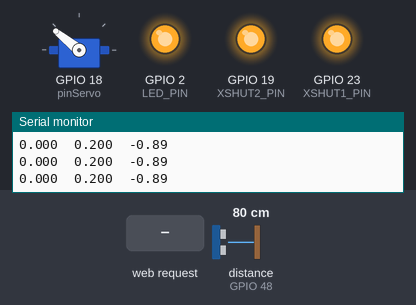
Recording of a sketch running on a simulated ESP32. On the bench: servo, output pins drawn as LEDs (lit = HIGH), the last lines printed to the serial monitor. Inputs (shaded band) come from the test bench; at power-on: distance to the obstacle (sensor on GPIO 48) 80 cm. WiFi joins after 1.5 s; servers stay silent unless stated.

Above: at 7.3 s.
7.4 s: HTTP request GET /update?kp=120 received
At 8.0 s:
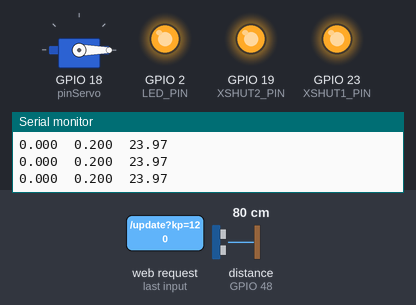
8.9 s: HTTP request GET /update?kp=1&ki=1&kd=1 received
At 9.3 s:
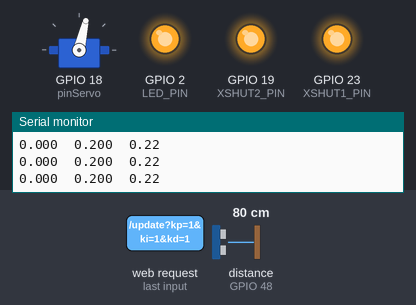
10.4 s: distance to the obstacle (sensor on GPIO 48) set to 2 cm
At 11.7 s:
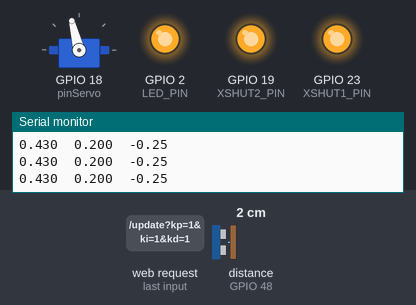
12.0 s: distance to the obstacle (sensor on GPIO 48) set to 9 cm
At 12.08 s:
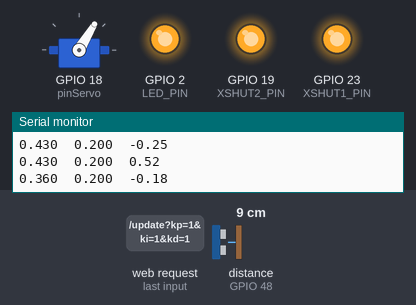
13.6 s: distance to the obstacle (sensor on GPIO 48) set to 4 cm
At 14.5 s:
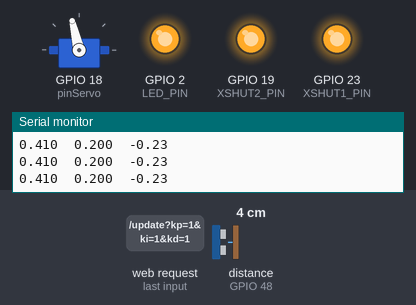
15.2 s: distance to the obstacle (sensor on GPIO 48) set to 60 cm
At 15.8 s:
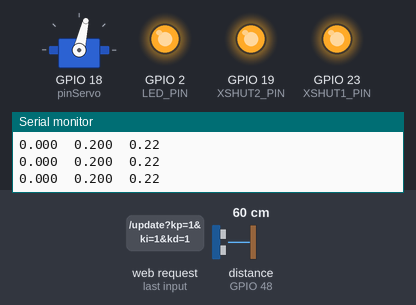
Timing chart, 0 to 17.8 s (numbered marks = the images above; inputs shaded):
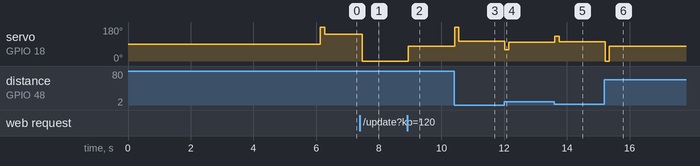

The sketch:

controlpid.ino
```cpp
#include <ESP32Servo.h>
#include <Wire.h>
#include <Adafruit_VL53L0X.h>
#include <math.h>

// lib wifi
#include <WiFi.h>
#include <WebServer.h>


// ==== PID por defecto ====
float Kp = -4.330;
float Ki =  -1.396;
float Kd =  -4.398;
float Ts = 0.1;
float ref = 0.2;
float distancia1 = 0.2;
float error = 0.0;
int angulo = 90;

int usarReferenciaFisica = 0;

// ==== PID Interno ====
float integral = 0.0;
float error_anterior = 0.0;

// ==== Servo ====
Servo miServo;
int pinServo = 18;

// === Pines XSHUT de cada VL53L0X ===
#define SDA_PIN 21
#define SCL_PIN 22
#define XSHUT1_PIN 23
#define XSHUT2_PIN 19

// ==== Objetos para cada sensor ====
Adafruit_VL53L0X lox1 = Adafruit_VL53L0X();
Adafruit_VL53L0X lox2 = Adafruit_VL53L0X();


// === Variables de filtrado ===
const int N = 5;  // tamaño de ventana
float ref_buffer[N];
int ref_index = 0;
float ref_sum = 0;
int ref_count = 0;


// === Conexion internet ===
// ===== LED indicador =====
const int LED_PIN = 2;

// ===== Servidor HTTP =====
WebServer server(80);

// ===== CONFIGURACIÓN WIFI =====
const char* ssid = "lab_control";
const char* password = "lab_control";

bool serverIniciado = false;


void setup() {
  Serial.begin(115200);
  // WiFi
  startWifi();

  // Servo
  ESP32PWM::allocateTimer(0);
  ESP32PWM::allocateTimer(1);
  ESP32PWM::allocateTimer(2);
  ESP32PWM::allocateTimer(3);
  miServo.setPeriodHertz(50);
  miServo.attach(pinServo, 500, 2400);
  miServo.write(90);

  // I2C
  Wire.begin(SDA_PIN, SCL_PIN);

  inicializarSensoresLaser();

}

void loop() {
  // ===== WiFi ====
  // Verificar conexión WiFi
  if (WiFi.status() == WL_CONNECTED) {
    digitalWrite(LED_PIN, HIGH);
    // Si antes no estaba iniciado el servidor, iniciarlo ahora
    if (!serverIniciado) {
      server.on("/update", handleUpdate);
      server.on("/datos", handleDatos);
      server.begin();
      Serial.println("Servidor HTTP iniciado (loop).");
      serverIniciado = true;
    }
  } else {
    digitalWrite(LED_PIN, LOW);
    serverIniciado = false;
  }

  // Atender peticiones HTTP entrantes
  if (serverIniciado){
    server.handleClient();
  }


  // ===== Lecturas =====
  distancia1 = leerSensor(lox1);

  if (distancia1 < 0){
    distancia1 = 0;
  }

  if(WiFi.status() != WL_CONNECTED || usarReferenciaFisica){
    float distancia2 = leerSensor(lox2);
    ref = distancia2 + 0.01;

    if (ref < 0){
      ref = 0;
    }
  }

  // ===== Calcular error =====
  error = ref - distancia1;

  // ===== Zona muerta =====
  if (fabs(error) < 0.001) {
    error = 0;
  }

  // ====== PID ======
  float proporcional = Kp * error;
  float integral_provisional = integral + error * Ki * Ts;
  float derivativo = Kd * (error - error_anterior) / Ts;

  float control_rad = (proporcional + integral_provisional + derivativo);

  Serial.println(control_rad);


  float control_deg = -1* control_rad * 180.0f / (float)M_PI;

  control_deg = constrain(control_deg, -90, 90);

  // ====== Normalizar y saturar ======
  angulo = control_deg + 90;


  miServo.write((int)angulo);
  error_anterior = error;

  // ===== Monitor =====
  Serial.print(distancia1, 3);
  Serial.print('\t');        // tabulación
  Serial.print(ref, 3);
  Serial.print('\t');
  //Serial.println(angulo, 1); // última con salto de línea


  delay((int)(Ts * 1000));
}


// === Funciones ===


// ==== Función para leer sensor láser ====
float leerSensor(Adafruit_VL53L0X &lox) {
  VL53L0X_RangingMeasurementData_t measure;
  lox.rangingTest(&measure, false);

  //Serial.println(measure.RangeStatus);
  if (measure.RangeStatus != 4) {
    return 0.45 - ((measure.RangeMilliMeter) / 1000.0);
  }
  return 0.0;
}


// === Funcion para inicializar sensores laser ===
void inicializarSensoresLaser() {
  // Pines XSHUT
  pinMode(XSHUT1_PIN, OUTPUT);
  pinMode(XSHUT2_PIN, OUTPUT);

  // Apagar ambos sensores
  digitalWrite(XSHUT1_PIN, LOW);
  digitalWrite(XSHUT2_PIN, LOW);
  delay(1000);

  // Inicializar sensor 1
  digitalWrite(XSHUT1_PIN, HIGH);
  delay(1000);
  if (!lox1.begin(0x30)) {
    Serial.println(F("¡Fallo sensor 1!"));
    while (1);
  }
  Serial.println(F("Sensor 1 listo"));

  delay(500);

  // Inicializar sensor 2
  digitalWrite(XSHUT2_PIN, HIGH);
  delay(100);
  if (!lox2.begin(0x31)) {
    Serial.println(F("¡Fallo sensor 2!"));
    while (1);
  }
  Serial.println(F("Sensor 2 listo"));
  delay(1000);
}

// === Funciones wifi ===
// ===== HANDLER para actualizar PID =====
void handleUpdate() {
  // Leer parámetros de la URL si existen
  if (server.hasArg("kp")) Kp = server.arg("kp").toFloat();
  if (server.hasArg("ki")) Ki = server.arg("ki").toFloat();
  if (server.hasArg("kd")) Kd = server.arg("kd").toFloat();

  if (server.hasArg("ref_fisica")) {
    usarReferenciaFisica = (server.arg("ref_fisica") == "1");
  }

  // Solo actualizar ref si NO estamos usando referencia física
  if (!usarReferenciaFisica && server.hasArg("dist")) {
    ref = server.arg("dist").toFloat();
  }

  String message = "Valores PID actualizados:\n";
  message += "Kp = " + String(Kp, 4) + "\n";
  message += "Ki = " + String(Ki, 4) + "\n";
  message += "Kd = " + String(Kd, 4) + "\n";
  message += "Ref = " + String(ref, 4) + "\n";
  message += "RefFisica = " + String(usarReferenciaFisica ? "Sí" : "No") + "\n";

  server.send(200, "text/plain", message);
  Serial.println(message);
}


// === HANDLER para mandar datos ===
void handleDatos() {
  String json = "{";
  json += "\"distancia\":" + String(distancia1, 3) + ",";
  json += "\"ref\":" + String(ref, 3) + ",";
  json += "\"error\":" + String(error, 3) + ",";
  json += "\"angulo\":" + String(angulo, 1);
  json += "}";
  server.send(200, "application/json", json);
}


void startWifi() {
  delay(1000);

  pinMode(LED_PIN, OUTPUT);
  digitalWrite(LED_PIN, LOW); // LED apagado inicialmente

  Serial.println("Conectando a WiFi...");
  WiFi.begin(ssid, password);

  // Tiempo máximo de espera en milisegundos
  unsigned long tiempoInicio = millis();
  unsigned long tiempoEspera = 5000; // 5 segundos

  while (WiFi.status() != WL_CONNECTED && (millis() - tiempoInicio) < tiempoEspera) {
    delay(500);
    Serial.print(".");
  }

  if (WiFi.status() == WL_CONNECTED) {
    Serial.println("");
    Serial.println("WiFi conectado.");
    Serial.print("IP asignada: ");
    Serial.println(WiFi.localIP());
    digitalWrite(LED_PIN, HIGH); // LED encendido
    // Configurar rutas del servidor
    server.on("/update", handleUpdate);
    server.on("/datos", handleDatos);

    server.begin();
    serverIniciado = true;
    Serial.println("Servidor HTTP iniciado.");
  } else {
    Serial.println("");
    Serial.println("⚠️ No se pudo conectar al WiFi en el tiempo esperado. Continuando...");
  }

}
```

Measured:
- after the input at 7.4 s, servo on GPIO 18 (pinServo): 141° → 0° after 0.08 s
- after the input at 8.9 s, servo on GPIO 18 (pinServo): 0° → 77° after 0.05 s
- after the input at 10.4 s, servo on GPIO 18 (pinServo): 77° → 180° at once, → 104° 0.13 s later
- after the input at 12.0 s, servo on GPIO 18 (pinServo): 104° → 59° at once, → 100° 0.13 s later
- after the input at 13.6 s, servo on GPIO 18 (pinServo): 100° → 131° at once, → 103° 0.13 s later
- after the input at 15.2 s, servo on GPIO 18 (pinServo): 103° → 0° at once, → 77° 0.13 s later
